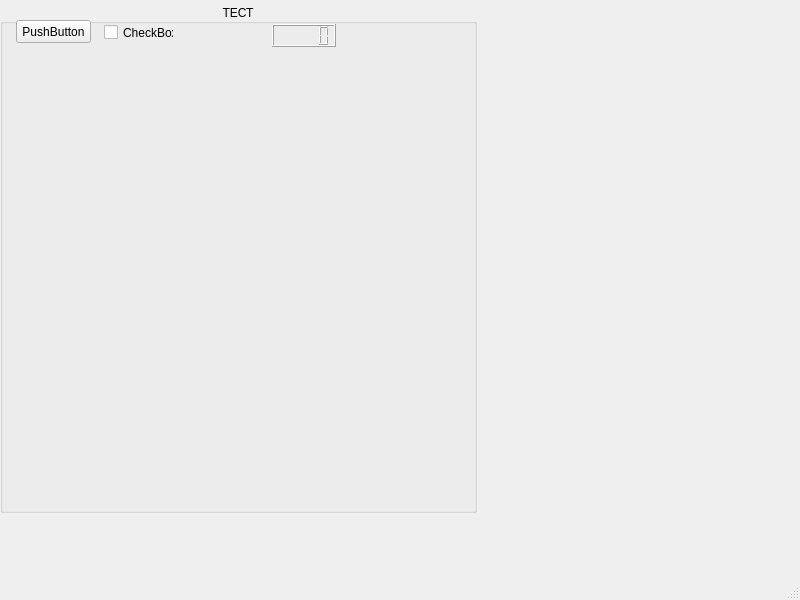
<?xml version="1.0" encoding="UTF-8"?>
<ui version="4.0">
 <class>MainWindow</class>
 <widget class="QMainWindow" name="MainWindow">
  <property name="geometry">
   <rect>
    <x>0</x>
    <y>0</y>
    <width>800</width>
    <height>600</height>
   </rect>
  </property>
  <property name="windowTitle">
   <string>MainWindow</string>
  </property>
  <widget class="QWidget" name="centralwidget">
   <widget class="QGroupBox" name="groupBox">
    <property name="geometry">
     <rect>
      <x>0</x>
      <y>4</y>
      <width>477</width>
      <height>509</height>
     </rect>
    </property>
    <property name="title">
     <string>ТЕСТ</string>
    </property>
    <property name="alignment">
     <set>Qt::AlignCenter</set>
    </property>
    <widget class="QPushButton" name="pushButton">
     <property name="geometry">
      <rect>
       <x>16</x>
       <y>16</y>
       <width>75</width>
       <height>23</height>
      </rect>
     </property>
     <property name="text">
      <string>PushButton</string>
     </property>
    </widget>
    <widget class="QCheckBox" name="checkBox">
     <property name="geometry">
      <rect>
       <x>104</x>
       <y>20</y>
       <width>70</width>
       <height>17</height>
      </rect>
     </property>
     <property name="text">
      <string>CheckBox</string>
     </property>
    </widget>
    <widget class="QLCDNumber" name="lcdNumber">
     <property name="geometry">
      <rect>
       <x>272</x>
       <y>20</y>
       <width>64</width>
       <height>23</height>
      </rect>
     </property>
    </widget>
   </widget>
  </widget>
  <widget class="QMenuBar" name="menubar">
   <property name="geometry">
    <rect>
     <x>0</x>
     <y>0</y>
     <width>800</width>
     <height>21</height>
    </rect>
   </property>
  </widget>
  <widget class="QStatusBar" name="statusbar"/>
 </widget>
 <resources/>
 <connections/>
</ui>
